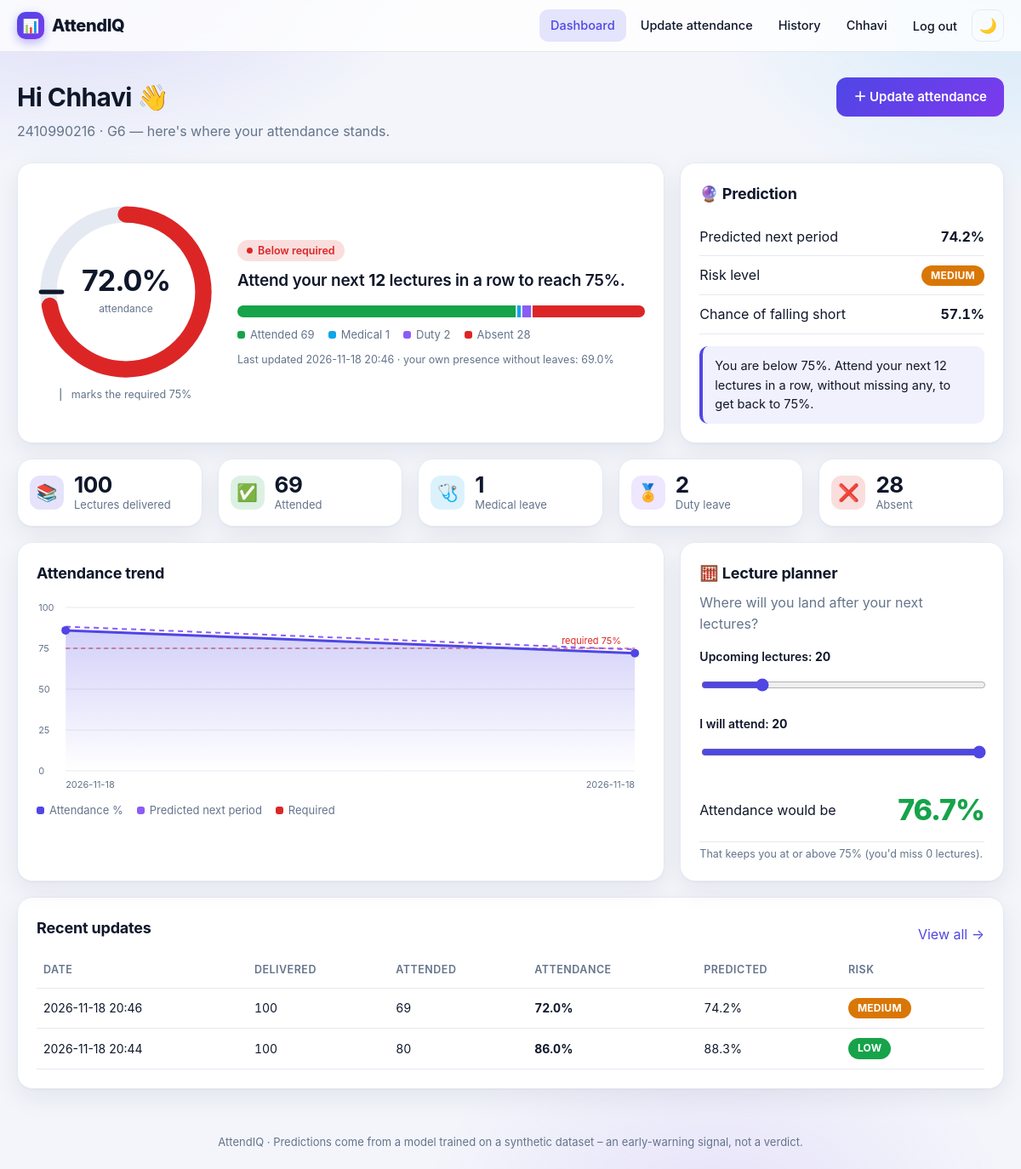
The app's page /dashboard (signed in) with its own data.
### tables this page shows
CREATE TABLE users (
    id INTEGER PRIMARY KEY AUTOINCREMENT,
    name TEXT NOT NULL,
    email TEXT NOT NULL UNIQUE,
    password_hash TEXT NOT NULL,
    role TEXT NOT NULL DEFAULT 'student',
    roll_no TEXT,
    class_name TEXT,
    created_at TEXT NOT NULL
);

CREATE TABLE attendance_records (
    id INTEGER PRIMARY KEY AUTOINCREMENT,
    user_id INTEGER NOT NULL REFERENCES users(id) ON DELETE CASCADE,
    delivered INTEGER NOT NULL, attended INTEGER NOT NULL,
    medical INTEGER NOT NULL, duty INTEGER NOT NULL, absent INTEGER NOT NULL,
    attendance_pct REAL NOT NULL,
    predicted_attendance REAL, risk_level TEXT, risk_probability REAL,
    status TEXT, recommendation TEXT, created_at TEXT NOT NULL
);

### app.py (the view)
@app.route("/dashboard")
@login_required
def dashboard():
    if g.user["role"] == "teacher":
        return redirect(url_for("class_overview"))
    rows = record_rows(g.user["id"])
    latest = rows[0] if rows else None
    return render_template("dashboard.html", latest=latest, stats=stats_for(latest) if latest else None,
                           recent=rows[:5], total=len(rows), trend=trend_points(rows))

### app.py (called while the page is built)
def db() -> sqlite3.Connection:
    if "db" not in g:
        g.db = sqlite3.connect(DB_PATH)
        g.db.row_factory = sqlite3.Row
        g.db.execute("PRAGMA foreign_keys = ON")
    return g.db

@app.before_request
def load_user():
    g.user = None
    uid = session.get("user_id")
    if uid:
        g.user = db().execute("SELECT * FROM users WHERE id = ?", (uid,)).fetchone()
        if g.user is None:
            session.clear()

def csrf_token() -> str:
    if "csrf" not in session:
        session["csrf"] = secrets.token_hex(16)
    return session["csrf"]

@app.before_request
def check_csrf():
    if request.method == "POST":
        sent = request.form.get("csrf_token") or request.headers.get("X-CSRF-Token", "")
        if not sent or not secrets.compare_digest(sent, session.get("csrf", "")):
            if request.path.startswith("/api/"):
                return jsonify(error="Session expired - refresh the page."), 400
            abort(400, "Invalid or missing security token. Go back, refresh and try again.")

@app.context_processor
def inject_globals():
    return dict(csrf_token=csrf_token, user=g.get("user"), required=REQUIRED_ATTENDANCE)

def login_required(view):
    @wraps(view)
    def wrapped(*a, **kw):
        if g.user is None:
            if request.path.startswith("/api/"):
                return jsonify(error="Please log in."), 401
            flash("Please log in to continue.", "info")
            return redirect(url_for("login", next=request.path))
        return view(*a, **kw)
    return wrapped

def record_rows(user_id, limit=None):
    sql = "SELECT * FROM attendance_records WHERE user_id = ? ORDER BY id DESC"
    if limit:
        sql += f" LIMIT {int(limit)}"
    return db().execute(sql, (user_id,)).fetchall()

def stats_for(rec) -> dict:
    return attendance_stats(rec["delivered"], rec["attended"], rec["medical"], rec["duty"])

def trend_points(rows):
    return [{"x": r["created_at"], "y": r["attendance_pct"], "p": r["predicted_attendance"]}
            for r in reversed(rows[:20])]

### templates/dashboard.html (shortened to what this page needs)
{% extends "base.html" %}{% from "_parts.html" import ring, state, headline, stack, stat_cards with context %}{% block title %}Dashboard{% endblock %}
{% block content %}
<div class="page-head"><div><h1>Hi {{ user.name.split()[0] }} 👋</h1><p class="sub">{% if user.roll_no %}{{ user.roll_no }} · {{ user.class_name }} — {% endif %}here's where your attendance stands.</p></div>
  <a class="btn" href="{{ url_for('predict_page') }}">＋ Update attendance</a></div>
{% if not total %}
  <div class="card empty"><h2>No attendance recorded yet</h2><p>Add your lecture numbers to see your percentage, prediction and planner – and so your teacher can see them too.</p><a class="btn" href="{{ url_for('predict_page') }}">Add my attendance</a></div>
{% else %}
{% set st = state(stats, latest.risk_level) %}
<div class="grid g21">
  <div class="card hero-stat">
    <div>{{ ring(latest.attendance_pct, st, 'attendance') }}
      <div class="hint" style="text-align:center;margin-top:6px">▏ marks the required {{ required|int }}%</div></div>
    <div>
      <span class="pill {{ 'short' if stats.shortage else 'ok' }}">{{ 'Below required' if stats.shortage else 'Above required' }}</span>
      <div class="big-msg">{{ headline(stats) }}</div>
      {{ stack(stats) }}
      <div class="hint" style="margin-top:10px">Last updated {{ latest.created_at }}{% if stats.medical or stats.duty %} · your own presence without leaves: {{ stats.raw_pct }}%{% endif %}</div>
    </div>
  </div>
  <div class="card">
    <h2>🔮 Prediction</h2>
    <div class="row"><span>Predicted next period</span><b class="num">{{ latest.predicted_attendance }}%</b></div>
    <div class="row"><span>Risk level</span><span class="badge {{ latest.risk_level }}">{{ latest.risk_level }}</span></div>
    <div class="row"><span>Chance of falling short</span><b class="num">{{ latest.risk_probability }}%</b></div>
    <div class="rec">{{ latest.recommendation }}</div>
  </div>
</div>
<div class="gap-top">{{ stat_cards(stats) }}</div>
<div class="grid g21 gap-top">
  <div class="card"><h2>Attendance trend</h2><div id="trend"></div></div>
  <div class="card planner" id="planner" data-counted="{{ stats.counted }}" data-delivered="{{ stats.delivered }}">
    <h2>🧮 Lecture planner</h2><p class="muted" style="margin-top:-6px">Where will you land after your next lectures?</p>
    <label for="pl-next">Upcoming lectures: <b id="pl-n">20</b></label><input type="range" id="pl-next" min="0" max="100" value="20">
    <label for="pl-att">I will attend: <b id="pl-a">20</b></label><input type="range" id="pl-att" min="0" max="20" value="20">
    <div class="row" style="margin-top:12px"><span>Attendance would be</span><output id="pl-out">–</output></div>
    <div class="hint" id="pl-msg"></div>
  </div>
</div>
<div class="card gap-top"><div style="display:flex;justify-content:space-between;align-items:center"><h2>Recent updates</h2><a href="{{ url_for('history') }}">View all →</a></div>
  <div class="table-wrap"><table><thead><tr><th>Date</th><th>Delivered</th><th>Attended</th><th>Attendance</th><th>Predicted</th><th>Risk</th></tr></thead><tbody>
  {% for r in recent %}<tr><td>{{ r.created_at }}</td><td class="num">{{ r.delivered }}</td><td class="num">{{ r.attended }}</td><td class="num"><b>{{ r.attendance_pct|round(1) }}%</b></td><td class="num">{{ r.predicted_attendance }}%</td><td><span class="badge {{ r.risk_level }}">{{ r.risk_level }}</span></td></tr>{% endfor %}
  </tbody></table></div></div>
{% endif %}
{% endblock %}

### templates/base.html (shortened to what this page needs)
<!DOCTYPE html>
<html lang="en">
<head>
<link rel="stylesheet" href="{{ url_for('static', filename='css/style.css') }}">
</head>
<body data-csrf="{{ csrf_token() }}" data-required="{{ '%g'|format(required) }}">
<header class="nav"><div class="nav-in">
  <a class="brand" href="{{ url_for('home') }}"><i>📊</i> AttendIQ</a>
  <nav class="links" id="links">
    {% set ep = request.endpoint %}
    {% if user %}
      {% if user.role == 'teacher' %}
        <span class="role-tag">Teacher</span>
        <a href="{{ url_for('class_overview') }}" class="{{ 'active' if ep in ('class_overview', 'student_detail') }}">Class overview</a>
      {% else %}
        <a href="{{ url_for('dashboard') }}" class="{{ 'active' if ep=='dashboard' }}">Dashboard</a>
        <a href="{{ url_for('predict_page') }}" class="{{ 'active' if ep=='predict_page' }}">Update attendance</a>
        <a href="{{ url_for('history') }}" class="{{ 'active' if ep=='history' }}">History</a>
      {% endif %}
      <a href="{{ url_for('profile') }}" class="{{ 'active' if ep=='profile' }}">{{ user.name.split()[0] }}</a>
      <form method="post" action="{{ url_for('logout') }}" style="margin:0"><input type="hidden" name="csrf_token" value="{{ csrf_token() }}"><button class="linkbtn" type="submit">Log out</button></form>
    {% else %}
      <a href="{{ url_for('login') }}" class="{{ 'active' if ep=='login' }}">Log in</a>
      <a class="btn small" href="{{ url_for('register') }}">Sign up</a>
    {% endif %}
    <button class="icon-btn" id="theme" aria-label="Toggle theme">🌙</button>
  </nav>
</div></header>
<main class="wrap">{% block content %}{% endblock %}</main>
<footer>AttendIQ · Predictions come from a model trained on a synthetic dataset – an early-warning signal, not a verdict.</footer>
</body></html>

### templates/_parts.html (shortened to what this page needs)
{% macro ring(pct, st, label='attendance') -%}
{% set C = 326.73 %}
<div class="ring">
  <svg viewBox="0 0 120 120" aria-hidden="true">
    <circle class="track" cx="60" cy="60" r="52" fill="none" stroke-width="11"/>
    <circle class="fill s-{{ st }}" cx="60" cy="60" r="52" fill="none" stroke-width="11" transform="rotate(-90 60 60)" stroke-dasharray="{{ (C * pct / 100)|round(1) }} {{ C }}"/>
    <line class="tick" x1="60" y1="3" x2="60" y2="17" transform="rotate({{ required * 3.6 }} 60 60)"/>
  </svg>
  <div class="center"><div><b>{{ pct|round(1) }}%</b><br><span>{{ label }}</span></div></div>
</div>
{%- endmacro %}
{% macro headline(s) -%}
{% if s.shortage %}{% if s.must_attend is none %}You are below {{ '%g'|format(required) }}%.{% else %}Attend your next <b>{{ s.must_attend }}</b> lecture{{ '' if s.must_attend == 1 else 's' }} in a row to reach {{ '%g'|format(required) }}%.{% endif %}
{% else %}You can still miss <b>{{ s.can_skip }}</b> lecture{{ '' if s.can_skip == 1 else 's' }} and stay at or above {{ '%g'|format(required) }}%.{% endif %}
{%- endmacro %}
{% macro stack(s) -%}
<div class="stack" role="img" aria-label="Lecture breakdown">
  <i class="c-att" style="width:{{ s.attended / s.delivered * 100 }}%" title="Attended {{ s.attended }}"></i>
  <i class="c-med" style="width:{{ s.medical / s.delivered * 100 }}%" title="Medical leave {{ s.medical }}"></i>
  <i class="c-duty" style="width:{{ s.duty / s.delivered * 100 }}%" title="Duty leave {{ s.duty }}"></i>
  <i class="c-abs" style="width:{{ s.absent / s.delivered * 100 }}%" title="Absent {{ s.absent }}"></i>
</div>
<div class="legend">
  <span style="--lc:var(--low)">Attended {{ s.attended }}</span><span style="--lc:var(--blue)">Medical {{ s.medical }}</span>
  <span style="--lc:var(--violet)">Duty {{ s.duty }}</span><span style="--lc:var(--high)">Absent {{ s.absent }}</span>
</div>
{%- endmacro %}
{% macro stat_cards(s) -%}
<div class="grid g5">
  <div class="card stat" style="--c:var(--accent)"><div class="ic">📚</div><div><b>{{ s.delivered }}</b><span>Lectures delivered</span></div></div>
  <div class="card stat" style="--c:var(--low)"><div class="ic">✅</div><div><b>{{ s.attended }}</b><span>Attended</span></div></div>
  <div class="card stat" style="--c:var(--blue)"><div class="ic">🩺</div><div><b>{{ s.medical }}</b><span>Medical leave</span></div></div>
  <div class="card stat" style="--c:var(--violet)"><div class="ic">🏅</div><div><b>{{ s.duty }}</b><span>Duty leave</span></div></div>
  <div class="card stat" style="--c:var(--high)"><div class="ic">❌</div><div><b>{{ s.absent }}</b><span>Absent</span></div></div>
</div>
{%- endmacro %}

### records on screen
users: name "Chhavi", roll_no "2410990216", class_name "G6"
attendance_records: attendance_pct "72.0", created_at "2026-11-18 20:46", predicted_attendance "74.2", risk_level "MEDIUM", risk_probability "57.1", recommendation "You are below 75%. Attend your next 12 lectures in a row, without missing any, to get back to 75%.", delivered "100", attended "69"
attendance_records: created_at "2026-11-18 20:44", delivered "100", attended "80", attendance_pct "86.0", predicted_attendance "88.3", risk_level "LOW"

### other values on screen
{{ label }} "attendance"
{{ required|int }} "75"
{{ 'Below required' if stats.shortage else 'Above required' }} "Below required"
{{ s.must_attend }} "12"
{{ '' if s.must_attend == 1 else 's' }} "s"
{{ '%g'|format(required) }} "75"
{{ s.attended }} "69"
{{ s.medical }} "1"
{{ s.duty }} "2"
{{ s.absent }} "28"
{{ stats.raw_pct }} "69.0"
{{ s.delivered }} "100"
